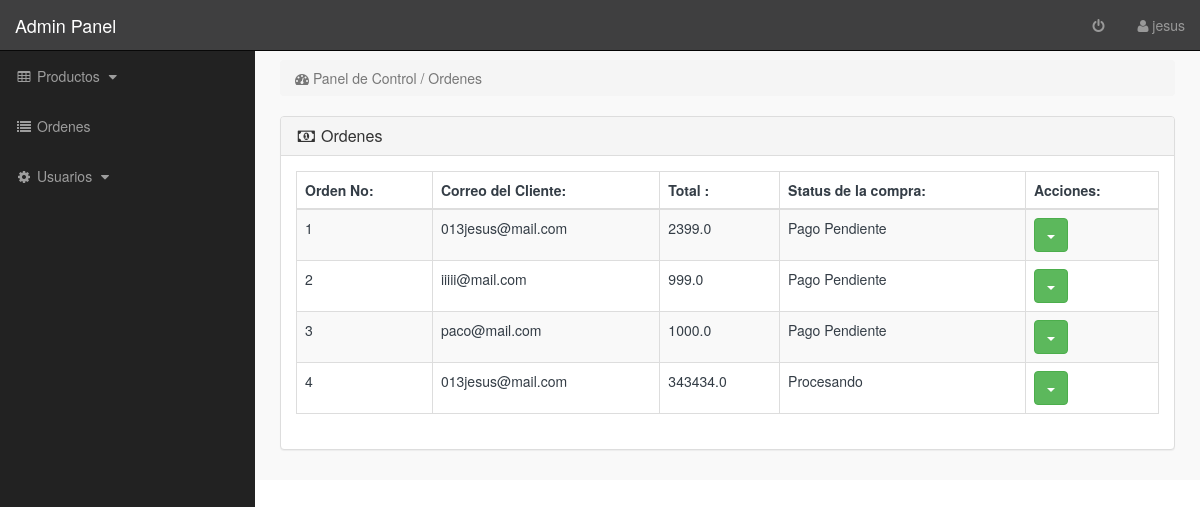
The app's page /admin_area/index.php?view_orders (signed in) with its own data.
### tables this page shows
CREATE TABLE `orders` (
  `order_id` int(10) NOT NULL,
  `client_email` varchar(60) NOT NULL,
  `client_first_name` text NOT NULL,
  `client_last_name` text NOT NULL,
  `client_address_1` text NOT NULL,
  `client_state` text NOT NULL,
  `client_city` text NOT NULL,
  `client_postcode` text NOT NULL,
  `order_total` decimal(10,1) NOT NULL,
  `order_status` varchar(50) NOT NULL,
  `order_date` varchar(50) NOT NULL
);

### admin_area/view_orders.php (the view, shortened to what this page needs)
<?php
if(!isset($_SESSION['admin_email'])){
echo "<script>window.open('login.php','_self')</script>";
}
else {
?>
<div class="row">
<div class="col-lg-12">
<ol class="breadcrumb">
<li class="active">
<i class="fa fa-dashboard"></i> Panel de Control / Ordenes
</li>
</ol>
</div>
</div>
<div class="row">
<div class="col-lg-12">
<div class="panel panel-default">
<div class="panel-heading">
<h3 class="panel-title">
<i class="fa fa-money fa-fw"></i> Ordenes
</h3>
</div>
<div class="panel-body">
<div class="table-responsive">
<table class="table table-bordered table-hover table-striped">
<thead>
<tr>
<th>Orden No:</th>
<th>Correo del Cliente:</th>
<th>Total :</th>
<th>Status de la compra:</th>
<th>Acciones:</th>
</tr>
</thead>
<tbody>
<?php
$i = 0;
$select_orders = "select * from orders order by 1 desc";
$run_orders = mysqli_query($con,$select_orders);
while($row_orders = mysqli_fetch_array($run_orders)){
$i++;
$customer_email = $row_orders["client_email"];
$order_total = $row_orders["order_total"];
$order_status = $row_orders["order_status"];
?>
<tr>
<td><?php echo $i; ?></td>
<td><?php echo $customer_email; ?></td>
<td><?php echo $order_total; ?></td>
<td>
<?php
if($order_status == "pendiente"){
echo ucwords(" pago ".$order_status);
}else{
echo ucwords($order_status);
}
?>
</td>
<td>
<div class="dropdown">
<button class="btn btn-success dropdown-toggle" data-toggle="dropdown">
<span class="caret"></span>
</button>
</div>
</td>
</tr>
<?php
}
?>
</tbody>
</table>
</div>
</div>
</div>
</div>
</div>
<?php } ?>

### admin_area/includes/sidebar.php (shortened to what this page needs)
<?php
if(!isset($_SESSION['admin_email'])){
echo "<script>window.open('login.php','_self')</script>";
}
else {
?>
<nav class="navbar navbar-inverse navbar-fixed-top" style="background-color: rgba(43, 43, 44, .9);">
<div class="navbar-header" >
<a class="navbar-brand" href="index.php?view_orders" >Admin Panel</a>
</div>
<ul class="nav navbar-right top-nav" >
<li>
<a href="logout.php">
<i class="fa fa-fw fa-power-off"> </i>
</a>
</li>
<li>
<a href="index.php?user_profile=<?php echo $admin_id; ?>" >
<i class="fa fa-user" ></i>
<?php echo $admin_name; ?>
</a>
</li>
</ul>
<div class="collapse navbar-collapse navbar-ex1-collapse" style="">
<ul class="nav navbar-nav side-nav">
<li>
<a href="#" data-toggle="collapse" data-target="#products">
<i class="fa fa-fw fa-table"></i> Productos
<i class="fa fa-fw fa-caret-down"></i>
</a>
</li>
<li>
<a href="index.php?view_orders">
<i class="fa fa-fw fa-list"></i> Ordenes
</a>
</li>
<li>
<a href="#" data-toggle="collapse" data-target="#users">
<i class="fa fa-fw fa-gear"></i> Usuarios
<i class="fa fa-fw fa-caret-down"></i>
</a>
</li>
</ul>
</div>
</nav>
<?php } ?>

### admin_area/css/style.css (style rules this page uses)
body { margin-top:100px; }
@media (min-width: 768px) { body { margin-top:50px; } }
.top-nav { padding:0 15px; }
.top-nav>li { display:inline-block; float:left; }
.top-nav>li>a { padding-top:15px; padding-bottom:15px; line-height:20px; color:#999; }
@media (min-width: 768px) { .side-nav { position:fixed; top:51px; width:255px; border-radius:0; overflow-y:auto; background-color: #222; bottom:0; overflow-x:hidden; padding-bottom:40px; } }
@media (min-width: 768px) { .side-nav>li>a { width:255px; } }
.panel-body { border-radius:5px; }

### admin_area/index.php (style rules this page uses)
body { color: #343D46; }
.panel-body table { color: #343D46; }
.panel { color: #E1E1E1; }

### records on screen
orders: client_email "013jesus@mail.com", order_total "2399.0", order_status "Pago Pendiente"
orders: client_email "iiiii@mail.com", order_total "999.0", order_status "Pago Pendiente"
orders: client_email "paco@mail.com", order_total "1000.0", order_status "Pago Pendiente"
orders: client_email "013jesus@mail.com", order_total "343434.0", order_status "Procesando"

### other values on screen
$admin_name "jesus"
